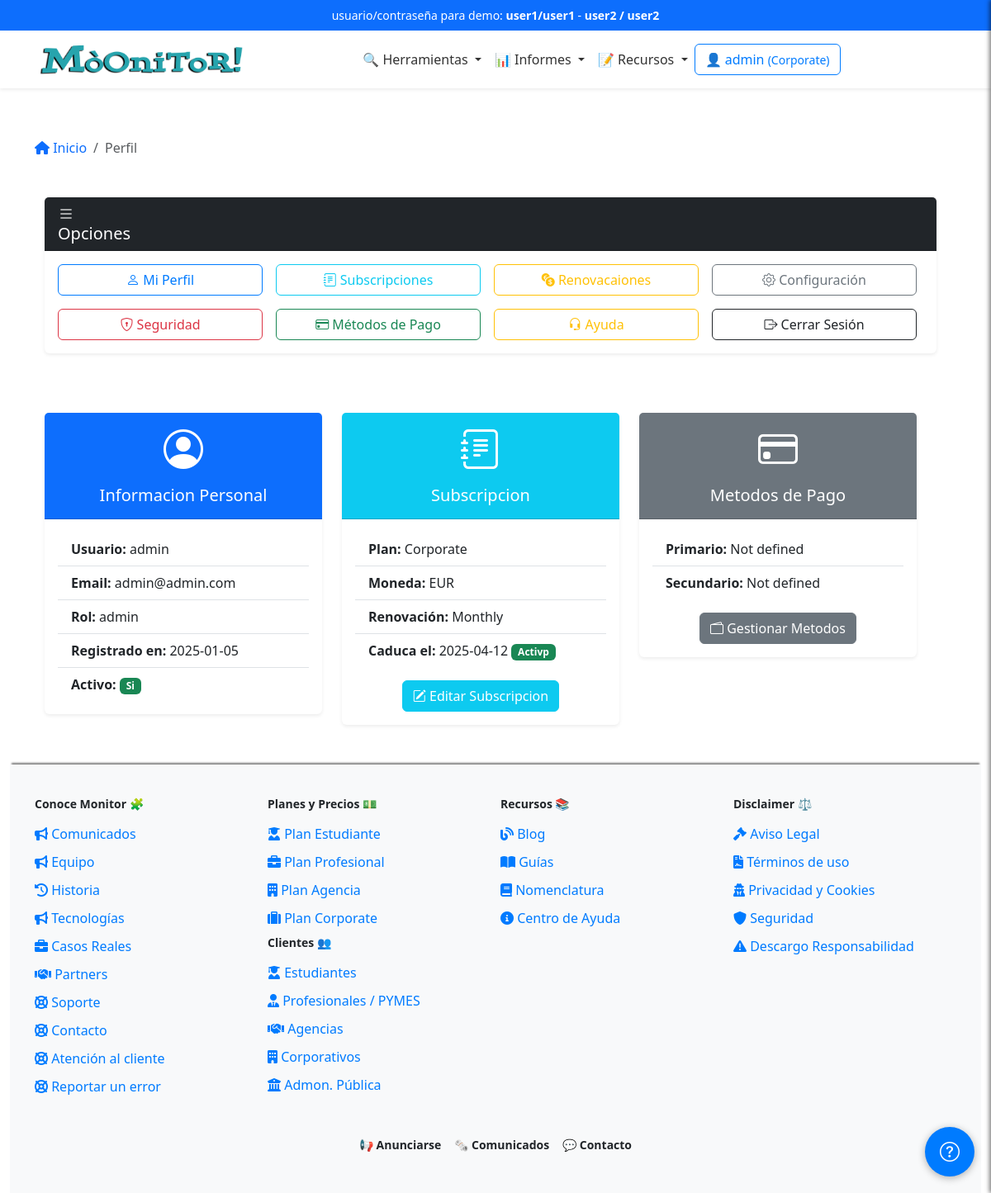
Screenshot of /profile (signed in) with the database file from the repository.
### app/models/user_model.py (models this page shows, shortened)
class Users(UserMixin, db.Model):
    __tablename__ = 'Users'
    id = db.Column(db.Integer, primary_key=True)
    username = db.Column(db.String(80), unique=True, nullable=False)
    email = db.Column(db.String(120), unique=True, nullable=False)
    password_hash = db.Column(db.String(255), nullable=False)
    token = db.Column(db.String(255), index=True, unique=True)
    active = db.Column(db.Boolean, default=False)
    registered_on = db.Column(db.DateTime,
                              nullable=False,
                              default=datetime.datetime.utcnow)
    config = db.Column(JSONType)
    role = db.Column(db.String(20), nullable=False, default='usuario')
    subscription_plan = db.Column(Enum('Free',
                                       'Pro',
                                       'Corporate',
                                       name='subscription_plans'),
                                  default='Free')
    subscription_currency = db.Column(
        db.String(3), default='EUR')  # ISO currency codes (e.g., USD, EUR)
    subscription_expiration = db.Column(db.DateTime, nullable=True)
    subscription_frequency = db.Column(Enum('Monthly',
                                            'Annually',
                                            name='subscription_frequency'),
                                       default='Monthly')
    primary_payment = db.Column(JSONType, nullable=True)  # IBAN, SWIFT, etc.
    secondary_payment = db.Column(JSONType, nullable=True)
    transactions = db.relationship('Transaction', backref='user', lazy=True)
    def is_subscription_active(self):
        if not self.subscription_expiration:
            return False
        return self.subscription_expiration > datetime.datetime.utcnow()

### app/controllers/user_controller.py (the view)
@app.route('/profile')  ## futuro dashboard
@login_required
def profile():
    breadcrumbs = [{'url': '/profile', 'text': 'Perfil'}]
    user = Users.query.filter_by(id=current_user.id).first()
    return render_template('user/profile.html',
                           user=user,
                           breadcrumbs=breadcrumbs)

### app/__init__.py (called while the page is built)
@app.context_processor
def inject_sidebar_info():
    return dict(is_admin=current_user.is_authenticated
                and current_user.role == 'admin')

@app.context_processor
def inject_breadcrumb():
    breadcrumbs = [{
        'url': '/',
        'text': 'Inicio'
    }, {
        'url': '/profile',
        'text': 'Opcion 1'
    }, {
        'url': '/profile/edit',
        'text': 'Sub opcion 1'
    }]
    return {'breadcrumbs': breadcrumbs}

@app.context_processor
def inject_grouped_tools():
    grouped_tools = {}
    for category, tools_in_category in groupby(sorted(
            tools, key=itemgetter('category')),
                                               key=itemgetter('category')):
        subcategories = {}
        for subcategory, tools_in_subcategory in groupby(
                sorted(tools_in_category, key=itemgetter('subcategory')),
                key=itemgetter('subcategory')):
            subcategories[subcategory] = list(tools_in_subcategory)
        grouped_tools[category] = subcategories
    return dict(grouped_tools=grouped_tools)

@login_manager.user_loader
def load_user(user_id):
    return Users.query.get(int(user_id))

### app/templates/user/profile.html (shortened to what this page needs)
{% extends 'base.html' %}
{% block content %}
{% include 'inc/breadcrumbs.html' %}
<div class="container my-5 mb-5">
    <div class="row">
        <div class="col-12 mb-4">
            <div class="card shadow-sm border-0">
                <div class="card-header bg-dark text-white d-flex justify-content-between align-items-center">
                    <h2 class="h5 mb-0"><i class="bi bi-list"></i>Opciones</h2>
                </div>
                <div class="card-body">
                    <div class="row row-cols-2 row-cols-md-4 g-3 text-center">
                        <div class="col">
                            <a href="{{ url_for('profile') }}" class="btn btn-outline-primary w-100">
                                <i class="bi bi-person"></i> Mi Perfil
                            </a>
                        </div>
                        <div class="col">
                            <a href="{{ url_for('edit_subscription') }}" class="btn btn-outline-info w-100">
                                <i class="bi bi-journal-text"></i> Subscripciones
                            </a>
                        </div>
                        <div class="col">
                            <a href="{{ url_for('transaction_history') }}" class="btn btn-outline-warning w-100">
                                <i class="bi bi-currency-exchange"></i> Renovacaiones
                            </a>
                        </div>
                        <div class="col">
                            <a href="{{ url_for('configuracion') }}" class="btn btn-outline-secondary w-100">
                                <i class="bi bi-gear"></i> Configuración
                            </a>
                        </div>
                        <div class="col">
                            <a href="{{ url_for('change_password') }}" class="btn btn-outline-danger w-100">
                                <i class="bi bi-shield-lock"></i> Seguridad
                            </a>
                        </div>
                        <div class="col">
                            <a href="{{ url_for('edit_payment_methods') }}" class="btn btn-outline-success w-100">
                                <i class="bi bi-credit-card"></i> Métodos de Pago
                            </a>
                        </div>
                        <div class="col">
                            <a href="#" class="btn btn-outline-warning w-100">
                                <i class="bi bi-headset"></i> Ayuda
                            </a>
                        </div>
                        <div class="col">
                            <a href="{{ url_for('logout') }}" class="btn btn-outline-dark w-100">
                                <i class="bi bi-box-arrow-right"></i> Cerrar Sesión
                            </a>
                        </div>
                    </div>
                </div>
            </div>
        </div>
        <div class="row g-4">
            <div class="col-lg-4 col-md-6">
                <div class="card shadow-sm border-0">
                    <div class="card-header bg-primary text-white text-center">
                        <i class="bi bi-person-circle" style="font-size: 3rem;"></i>
                        <h5 class="mt-2">Informacion Personal</h5>
                    </div>
                    <div class="card-body">
                        <ul class="list-group list-group-flush">
                            <li class="list-group-item"><strong>Usuario:</strong> {{ user.username }}</li>
                            <li class="list-group-item"><strong>Email:</strong> {{ user.email }}</li>
                            <li class="list-group-item"><strong>Rol:</strong> {{ user.role }}</li>
                            <li class="list-group-item"><strong>Registrado en:</strong> {{ user.registered_on.strftime('%Y-%m-%d') }}</li>
                            <li class="list-group-item">
                                <strong>Activo:</strong>
                                {% if user.active %}
                                <span class="badge bg-success">Si</span>
                                {% else %}
                                <span class="badge bg-danger">No</span>
                                {% endif %}
                            </li>
                        </ul>
                    </div>
                </div>
            </div>
            <div class="col-lg-4 col-md-6">
                <div class="card shadow-sm border-0">
                    <div class="card-header bg-info text-white text-center">
                        <i class="bi bi-journal-text" style="font-size: 3rem;"></i>
                        <h5 class="mt-2">Subscripcion</h5>
                    </div>
                    <div class="card-body">
                        <ul class="list-group list-group-flush">
                            <li class="list-group-item"><strong>Plan:</strong> {{ user.subscription_plan }}</li>
                            <li class="list-group-item"><strong>Moneda:</strong> {{ user.subscription_currency }}</li>
                            <li class="list-group-item"><strong>Renovación:</strong> {{ user.subscription_frequency }}</li>
                            <li class="list-group-item">
                                <strong>Caduca el:</strong>
                                {% if user.subscription_expiration %}
                                {{ user.subscription_expiration.strftime('%Y-%m-%d') }}
                                {% if user.is_subscription_active() %}
                                <span class="badge bg-success">Activp</span>
                                {% else %}
                                <span class="badge bg-danger">Caducado</span>
                                {% endif %}
                                {% else %}
                                No subscription
                                {% endif %}
                            </li>
                        </ul>
                        <div class="mt-3 text-center">
                            <a href="{{ url_for('edit_subscription') }}" class="btn btn-info text-white">
                                <i class="bi bi-pencil-square"></i> Editar Subscripcion
                            </a>
                        </div>
                    </div>
                </div>
            </div>
            <div class="col-lg-4 col-md-6">
                <div class="card shadow-sm border-0">
                    <div class="card-header bg-secondary text-white text-center">
                        <i class="bi bi-credit-card" style="font-size: 3rem;"></i>
                        <h5 class="mt-2">Metodos de Pago</h5>
                    </div>
                    <div class="card-body">
                        <ul class="list-group list-group-flush">
                            <li class="list-group-item"><strong>Primario:</strong> {{ user.primary_payment.method if user.primary_payment else 'Not defined' }}</li>
                            <li class="list-group-item"><strong>Secundario:</strong> {{ user.secondary_payment.method if user.secondary_payment else 'Not defined' }}</li>
                        </ul>
                        <div class="mt-3 text-center">
                            <a href="#" class="btn btn-secondary text-white">
                                <i class="bi bi-wallet2"></i> Gestionar Metodos
                            </a>
                        </div>
                    </div>
                </div>
            </div>
        </div>
    </div>
</div>
{% endblock %}

### app/templates/inc/navbar.html (shortened to what this page needs)
<nav class="navbar navbar-expand-lg navbar-light bg-white shadow-sm">
  <div class="container">
    <a class="navbar-brand mx-auto" href="{{ url_for('index') }}">
      <img src="{{ url_for('static', filename='logo.png') }}" alt="Logo" height="50"
        class="d-inline-block align-text-top">
    </a>
    <div class="collapse navbar-collapse justify-content-center" id="navbarNav">
      <ul class="navbar-nav align-items-center">
        <li class="nav-item dropdown">
          <a class="nav-link dropdown-toggle" href="#" id="domainDnsDropdown" role="button" data-bs-toggle="dropdown"
            aria-expanded="false">
            🔍 Herramientas
          </a>
        </li>
        <li class="nav-item dropdown">
          <a class="nav-link dropdown-toggle" href="#" id="domainDnsDropdown" role="button" data-bs-toggle="dropdown"
            aria-expanded="false">
            📊 Informes
          </a>
        </li>
        <li class="nav-item dropdown">
          <a class="nav-link dropdown-toggle" href="#" id="domainDnsDropdown" role="button" data-bs-toggle="dropdown"
            aria-expanded="false">
            📝 Recursos
          </a>
        </li>
      </ul>
    <div class="d-flex flex-column flex-sm-row align-items-center justify-content-center ms-0 mb-3 mt-3">
      {% if current_user.is_authenticated %}
          <a href="/dashboard" class="btn btn-outline-primary mb-2 mb-sm-0 me-sm-2">
              <span class="item-responsive">👤 {{ current_user.username }}
                  <small>({{ current_user.subscription_plan }})</small>
              </span>
          </a>
      {% endif %}
  </div>
    </div>
  </div>
</nav>

### app/static/css/style.css (style rules this page uses)
:root { --primary-color: #007bff; --secondary-color: #6c757d; --background-color: #f8f9fa; --text-color: #212529; --info-color: #7c71c5; --navbar-background: white; --navbar-shadow: 0 4px 2px -2px rgba(0, 0, 0, 0.1); --navbar-link: #333; --white: #fff; --featured-column: #f9f9f9; --menu-header: #000; --menu-separator: #ccc; --hover-background: #e0e0e0; }
body { display: flex; flex-direction: column; min-height: 100vh; background-image: url('https://ciberpunk.es/wp-content/uploads/2020/12/finance4-section-bg2.png'); background-repeat: repeat-y; background-blend-mode: normal; }
.navbar { background-color: var(--navbar-background); box-shadow: var(--navbar-shadow); width: 100%; display: block; padding: 0; position: relative; }
.navbar-nav .nav-link { color: var(--navbar-link); }
.btn-outline-primary { border-color: var(--primary-color); color: var(--primary-color); }
.row { margin-right: 0 !important; }

### app/templates/user/profile.html (style rules this page uses)
.card-header i { display: block; margin: auto; }

### rows the page displays
Users: username "admin", subscription_plan "Corporate", email "admin@admin.com", role "admin", registered_on "2025-01-05", subscription_currency "EUR", subscription_frequency "Monthly", subscription_expiration "2025-04-12", primary_payment "Not defined", secondary_payment "Not defined"

### other values shown
{{ crumb.text }} "Perfil"
